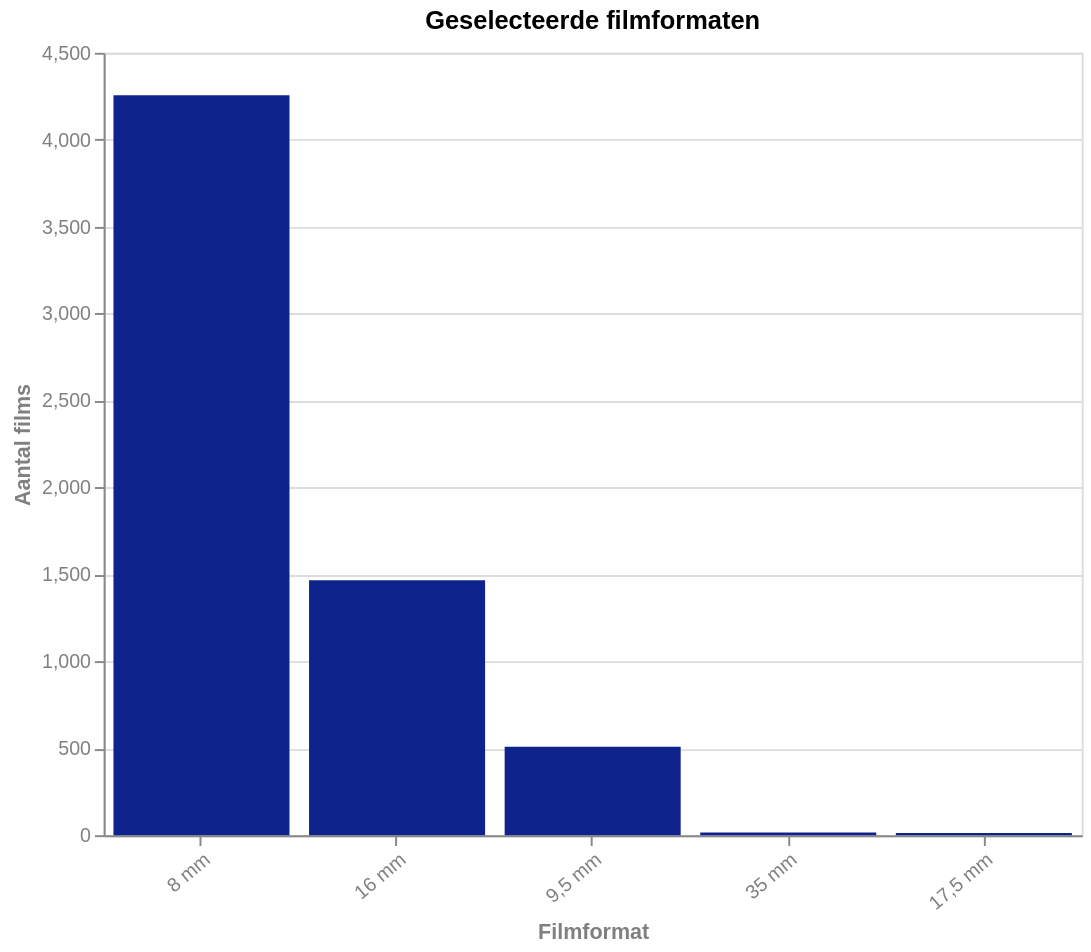

Write a Vega-Lite specification for this figure.
### Vega-Lite specification from a JSON file in a GitHub repository (floating-point values rounded to 4 significant figures)
{"$schema": "https://vega.github.io/schema/vega-lite/v5.json", "title": "Geselecteerde filmformaten", "description": "Aantal film per filmformaat (voor geselecteerde formaten)", "width": 500, "height": 400, "data": {"values": [{"Film format": "8 mm", "Number of films": 4256}, {"Film format": "16 mm", "Number of films": 1466}, {"Film format": "9,5 mm", "Number of films": 509}, {"Film format": "35 mm", "Number of films": 16}, {"Film format": "17,5 mm", "Number of films": 13}]}, "mark": {"type": "bar", "binSpacing": 1, "tooltip": true}, "encoding": {"x": {"field": "Film format", "type": "nominal", "title": "Filmformat", "sort": "-y"}, "y": {"field": "Number of films", "type": "quantitative", "title": "Aantal films"}, "color": {"value": "#0F238C"}}, "config": {"countTitle": "Aantal", "axisX": {"labelAngle": -40, "titleColor": "grey", "labelColor": "grey"}, "axisY": {"titleColor": "grey", "labelColor": "grey"}}}
